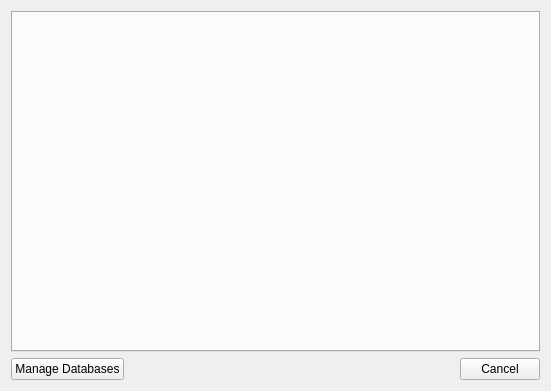
<?xml version="1.0" encoding="UTF-8"?>
<ui version="4.0">
 <class>SatelliteInserter</class>
 <widget class="QWidget" name="SatelliteInserter">
  <property name="windowModality">
   <enum>Qt::NonModal</enum>
  </property>
  <property name="geometry">
   <rect>
    <x>0</x>
    <y>0</y>
    <width>551</width>
    <height>391</height>
   </rect>
  </property>
  <property name="windowTitle">
   <string>Insert Satellites</string>
  </property>
  <layout class="QVBoxLayout" name="verticalLayout">
   <item>
    <widget class="QTabWidget" name="mTabWidget">
     <property name="tabPosition">
      <enum>QTabWidget::North</enum>
     </property>
     <property name="currentIndex">
      <number>-1</number>
     </property>
    </widget>
   </item>
   <item>
    <layout class="QHBoxLayout" name="horizontalLayout_4">
     <item>
      <widget class="QPushButton" name="mShowPreferencesButton">
       <property name="text">
        <string>Manage Databases</string>
       </property>
      </widget>
     </item>
     <item>
      <spacer name="horizontalSpacer_4">
       <property name="orientation">
        <enum>Qt::Horizontal</enum>
       </property>
       <property name="sizeHint" stdset="0">
        <size>
         <width>40</width>
         <height>20</height>
        </size>
       </property>
      </spacer>
     </item>
     <item>
      <widget class="QPushButton" name="mCancelButton">
       <property name="text">
        <string>Cancel</string>
       </property>
      </widget>
     </item>
    </layout>
   </item>
  </layout>
 </widget>
 <resources/>
 <connections/>
</ui>
